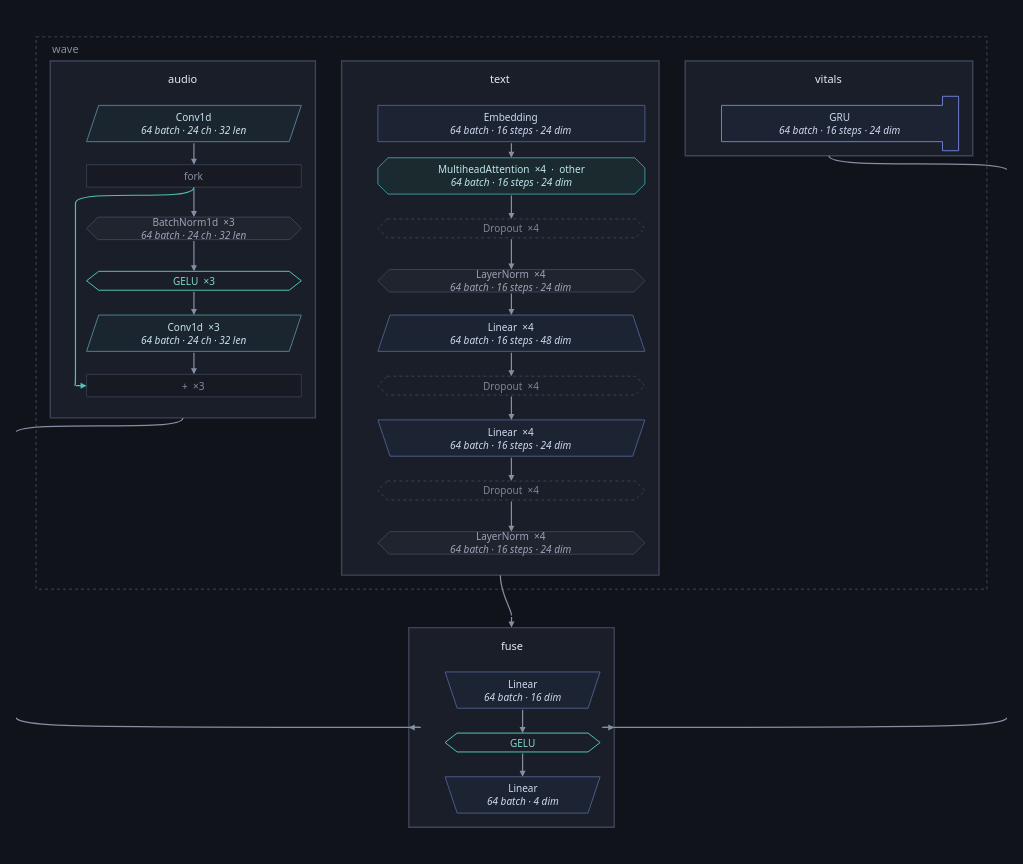

Source (notebook cell):
### Markdown cell above
### Opening a composite

A `TransformerEncoderLayer` is one box because read as its fourteen leaves it
is fourteen things. When the inside of one **is** the question, `depth=` opens
it — and `depth` counts composites opened rather than names, because that
layer sits three names deep inside a `TransformerEncoder` and asking for one
level of detail should not have to know that.

### Code cell
healthy.figure(inside=architecture(healthy, ONE, depth=1))

### Figure 1 — Plotly figure (JSON) as saved in the notebook; plotly's stock layout.template omitted (floating-point values rounded to 4 significant figures)
{"data": [{"hoverinfo": "text", "hovertext": ["<b>audio</b><br>class: Audio<br>device: cpu", "<b>text</b><br>class: Text<br>device: cpu", "<b>vitals</b><br>class: Vitals<br>device: cpu", "<b>fuse</b><br>class: Fuse<br>device: cpu"], "marker": {"opacity": 0, "size": 1}, "mode": "markers", "showlegend": false, "type": "scatter", "x": [145.5, 460.4, 786.4, 471.5], "y": [201.0, 279.0, 71.0, 685.0]}], "layout": {"annotations": [{"align": "left", "font": {"color": "#868ea3", "family": "system-ui, -apple-system, Segoe UI, Roboto, sans-serif", "size": 11}, "showarrow": false, "text": "wave", "x": 14.0, "xanchor": "left", "y": 12.0, "yanchor": "middle"}, {"align": "center", "font": {"color": "#e7e9ef", "family": "system-ui, -apple-system, Segoe UI, Roboto, sans-serif", "size": 11}, "showarrow": false, "text": "audio", "x": 145.5, "xanchor": "center", "y": 41.5, "yanchor": "middle"}, {"align": "center", "font": {"color": "#c7e3ec", "family": "system-ui, -apple-system, Segoe UI, Roboto, sans-serif", "size": 10}, "showarrow": false, "text": "Conv1d<br><i>64 batch · 24 ch · 32 len</i>", "x": 156.5, "xanchor": "center", "y": 86.0, "yanchor": "middle"}, {"align": "center", "font": {"color": "#868ea3", "family": "system-ui, -apple-system, Segoe UI, Roboto, sans-serif", "size": 10}, "showarrow": false, "text": "fork", "x": 156.5, "xanchor": "center", "y": 138.0, "yanchor": "middle"}, {"align": "center", "font": {"color": "#9aa3b8", "family": "system-ui, -apple-system, Segoe UI, Roboto, sans-serif", "size": 10}, "showarrow": false, "text": "BatchNorm1d  ×3<br><i>64 batch · 24 ch · 32 len</i>", "x": 156.5, "xanchor": "center", "y": 190.0, "yanchor": "middle"}, {"align": "center", "font": {"color": "#7fd8c9", "family": "system-ui, -apple-system, Segoe UI, Roboto, sans-serif", "size": 10}, "showarrow": false, "text": "GELU  ×3", "x": 156.5, "xanchor": "center", "y": 242.0, "yanchor": "middle"}, {"align": "center", "font": {"color": "#c7e3ec", "family": "system-ui, -apple-system, Segoe UI, Roboto, sans-serif", "size": 10}, "showarrow": false, "text": "Conv1d  ×3<br><i>64 batch · 24 ch · 32 len</i>", "x": 156.5, "xanchor": "center", "y": 294.0, "yanchor": "middle"}, {"align": "center", "font": {"color": "#868ea3", "family": "system-ui, -apple-system, Segoe UI, Roboto, sans-serif", "size": 10}, "showarrow": false, "text": "+  ×3", "x": 156.5, "xanchor": "center", "y": 346.0, "yanchor": "middle"}, {"align": "center", "font": {"color": "#e7e9ef", "family": "system-ui, -apple-system, Segoe UI, Roboto, sans-serif", "size": 11}, "showarrow": false, "text": "text", "x": 460.4, "xanchor": "center", "y": 41.5, "yanchor": "middle"}, {"align": "center", "font": {"color": "#cfd8ee", "family": "system-ui, -apple-system, Segoe UI, Roboto, sans-serif", "size": 10}, "showarrow": false, "text": "Embedding<br><i>64 batch · 16 steps · 24 dim</i>", "x": 471.4, "xanchor": "center", "y": 86.0, "yanchor": "middle"}, {"align": "center", "font": {"color": "#bfe6ee", "family": "system-ui, -apple-system, Segoe UI, Roboto, sans-serif", "size": 10}, "showarrow": false, "text": "MultiheadAttention  ×4  ·  other<br><i>64 batch · 16 steps · 24 dim</i>", "x": 471.4, "xanchor": "center", "y": 138.0, "yanchor": "middle"}, {"align": "center", "font": {"color": "#7c8496", "family": "system-ui, -apple-system, Segoe UI, Roboto, sans-serif", "size": 10}, "showarrow": false, "text": "Dropout  ×4", "x": 471.4, "xanchor": "center", "y": 190.0, "yanchor": "middle"}, {"align": "center", "font": {"color": "#9aa3b8", "family": "system-ui, -apple-system, Segoe UI, Roboto, sans-serif", "size": 10}, "showarrow": false, "text": "LayerNorm  ×4<br><i>64 batch · 16 steps · 24 dim</i>", "x": 471.4, "xanchor": "center", "y": 242.0, "yanchor": "middle"}, {"align": "center", "font": {"color": "#cfd8ee", "family": "system-ui, -apple-system, Segoe UI, Roboto, sans-serif", "size": 10}, "showarrow": false, "text": "Linear  ×4<br><i>64 batch · 16 steps · 48 dim</i>", "x": 471.4, "xanchor": "center", "y": 294.0, "yanchor": "middle"}, {"align": "center", "font": {"color": "#7c8496", "family": "system-ui, -apple-system, Segoe UI, Roboto, sans-serif", "size": 10}, "showarrow": false, "text": "Dropout  ×4", "x": 471.4, "xanchor": "center", "y": 346.0, "yanchor": "middle"}, {"align": "center", "font": {"color": "#cfd8ee", "family": "system-ui, -apple-system, Segoe UI, Roboto, sans-serif", "size": 10}, "showarrow": false, "text": "Linear  ×4<br><i>64 batch · 16 steps · 24 dim</i>", "x": 471.4, "xanchor": "center", "y": 398.0, "yanchor": "middle"}, {"align": "center", "font": {"color": "#7c8496", "family": "system-ui, -apple-system, Segoe UI, Roboto, sans-serif", "size": 10}, "showarrow": false, "text": "Dropout  ×4", "x": 471.4, "xanchor": "center", "y": 450.0, "yanchor": "middle"}, {"align": "center", "font": {"color": "#9aa3b8", "family": "system-ui, -apple-system, Segoe UI, Roboto, sans-serif", "size": 10}, "showarrow": false, "text": "LayerNorm  ×4<br><i>64 batch · 16 steps · 24 dim</i>", "x": 471.4, "xanchor": "center", "y": 502.0, "yanchor": "middle"}, {"align": "center", "font": {"color": "#e7e9ef", "family": "system-ui, -apple-system, Segoe UI, Roboto, sans-serif", "size": 11}, "showarrow": false, "text": "vitals", "x": 786.4, "xanchor": "center", "y": 41.5, "yanchor": "middle"}, {"align": "center", "font": {"color": "#cfd8ee", "family": "system-ui, -apple-system, Segoe UI, Roboto, sans-serif", "size": 10}, "showarrow": false, "text": "GRU<br><i>64 batch · 16 steps · 24 dim</i>", "x": 797.4, "xanchor": "center", "y": 86.0, "yanchor": "middle"}, {"align": "center", "font": {"color": "#e7e9ef", "family": "system-ui, -apple-system, Segoe UI, Roboto, sans-serif", "size": 11}, "showarrow": false, "text": "fuse", "x": 471.5, "xanchor": "center", "y": 603.5, "yanchor": "middle"}, {"align": "center", "font": {"color": "#cfd8ee", "family": "system-ui, -apple-system, Segoe UI, Roboto, sans-serif", "size": 10}, "showarrow": false, "text": "Linear<br><i>64 batch · 16 dim</i>", "x": 482.5, "xanchor": "center", "y": 648.0, "yanchor": "middle"}, {"align": "center", "font": {"color": "#7fd8c9", "family": "system-ui, -apple-system, Segoe UI, Roboto, sans-serif", "size": 10}, "showarrow": false, "text": "GELU", "x": 482.5, "xanchor": "center", "y": 700.0, "yanchor": "middle"}, {"align": "center", "font": {"color": "#cfd8ee", "family": "system-ui, -apple-system, Segoe UI, Roboto, sans-serif", "size": 10}, "showarrow": false, "text": "Linear<br><i>64 batch · 4 dim</i>", "x": 482.5, "xanchor": "center", "y": 752.0, "yanchor": "middle"}, {"arrowcolor": "#868ea3", "arrowhead": 2, "arrowsize": 1, "arrowwidth": 1.2, "ax": 156.5, "axref": "x", "ay": 149.2, "ayref": "y", "showarrow": true, "text": "", "x": 156.5, "xref": "x", "y": 178.8, "yref": "y"}, {"arrowcolor": "#868ea3", "arrowhead": 2, "arrowsize": 1, "arrowwidth": 1.2, "ax": 156.5, "axref": "x", "ay": 201.2, "ayref": "y", "showarrow": true, "text": "", "x": 156.5, "xref": "x", "y": 232.6, "yref": "y"}, {"arrowcolor": "#868ea3", "arrowhead": 2, "arrowsize": 1, "arrowwidth": 1.2, "ax": 156.5, "axref": "x", "ay": 251.4, "ayref": "y", "showarrow": true, "text": "", "x": 156.5, "xref": "x", "y": 276.0, "yref": "y"}, {"arrowcolor": "#4fc3b0", "arrowhead": 2, "arrowsize": 1, "arrowwidth": 1.2, "ax": 38.0, "axref": "x", "ay": 346.0, "ayref": "y", "showarrow": true, "text": "", "x": 50.0, "xref": "x", "y": 346.0, "yref": "y"}, {"arrowcolor": "#868ea3", "arrowhead": 2, "arrowsize": 1, "arrowwidth": 1.2, "ax": 156.5, "axref": "x", "ay": 312.0, "ayref": "y", "showarrow": true, "text": "", "x": 156.5, "xref": "x", "y": 334.8, "yref": "y"}, {"arrowcolor": "#868ea3", "arrowhead": 2, "arrowsize": 1, "arrowwidth": 1.2, "ax": 156.5, "axref": "x", "ay": 104.0, "ayref": "y", "showarrow": true, "text": "", "x": 156.5, "xref": "x", "y": 126.8, "yref": "y"}, {"arrowcolor": "#868ea3", "arrowhead": 2, "arrowsize": 1, "arrowwidth": 1.2, "ax": 471.4, "axref": "x", "ay": 104.0, "ayref": "y", "showarrow": true, "text": "", "x": 471.4, "xref": "x", "y": 120.0, "yref": "y"}, {"arrowcolor": "#868ea3", "arrowhead": 2, "arrowsize": 1, "arrowwidth": 1.2, "ax": 471.4, "axref": "x", "ay": 156.0, "ayref": "y", "showarrow": true, "text": "", "x": 471.4, "xref": "x", "y": 180.6, "yref": "y"}, {"arrowcolor": "#868ea3", "arrowhead": 2, "arrowsize": 1, "arrowwidth": 1.2, "ax": 471.4, "axref": "x", "ay": 199.4, "ayref": "y", "showarrow": true, "text": "", "x": 471.4, "xref": "x", "y": 230.8, "yref": "y"}, {"arrowcolor": "#868ea3", "arrowhead": 2, "arrowsize": 1, "arrowwidth": 1.2, "ax": 471.4, "axref": "x", "ay": 253.2, "ayref": "y", "showarrow": true, "text": "", "x": 471.4, "xref": "x", "y": 276.0, "yref": "y"}, {"arrowcolor": "#868ea3", "arrowhead": 2, "arrowsize": 1, "arrowwidth": 1.2, "ax": 471.4, "axref": "x", "ay": 312.0, "ayref": "y", "showarrow": true, "text": "", "x": 471.4, "xref": "x", "y": 336.6, "yref": "y"}, {"arrowcolor": "#868ea3", "arrowhead": 2, "arrowsize": 1, "arrowwidth": 1.2, "ax": 471.4, "axref": "x", "ay": 355.4, "ayref": "y", "showarrow": true, "text": "", "x": 471.4, "xref": "x", "y": 380.0, "yref": "y"}, {"arrowcolor": "#868ea3", "arrowhead": 2, "arrowsize": 1, "arrowwidth": 1.2, "ax": 471.4, "axref": "x", "ay": 416.0, "ayref": "y", "showarrow": true, "text": "", "x": 471.4, "xref": "x", "y": 440.6, "yref": "y"}, {"arrowcolor": "#868ea3", "arrowhead": 2, "arrowsize": 1, "arrowwidth": 1.2, "ax": 471.4, "axref": "x", "ay": 459.4, "ayref": "y", "showarrow": true, "text": "", "x": 471.4, "xref": "x", "y": 490.8, "yref": "y"}, {"arrowcolor": "#868ea3", "arrowhead": 2, "arrowsize": 1, "arrowwidth": 1.2, "ax": 482.5, "axref": "x", "ay": 666.0, "ayref": "y", "showarrow": true, "text": "", "x": 482.5, "xref": "x", "y": 690.6, "yref": "y"}, {"arrowcolor": "#868ea3", "arrowhead": 2, "arrowsize": 1, "arrowwidth": 1.2, "ax": 482.5, "axref": "x", "ay": 709.4, "ayref": "y", "showarrow": true, "text": "", "x": 482.5, "xref": "x", "y": 734.0, "yref": "y"}, {"arrowcolor": "#868ea3", "arrowhead": 2, "arrowsize": 1, "arrowwidth": 1.2, "ax": 381.6, "axref": "x", "ay": 685.0, "ayref": "y", "showarrow": true, "text": "", "x": 369.6, "xref": "x", "y": 685.0, "yref": "y"}, {"arrowcolor": "#868ea3", "arrowhead": 2, "arrowsize": 1, "arrowwidth": 1.2, "ax": 471.5, "axref": "x", "ay": 574.0, "ayref": "y", "showarrow": true, "text": "", "x": 471.5, "xref": "x", "y": 586.0, "yref": "y"}, {"arrowcolor": "#868ea3", "arrowhead": 2, "arrowsize": 1, "arrowwidth": 1.2, "ax": 561.4, "axref": "x", "ay": 685.0, "ayref": "y", "showarrow": true, "text": "", "x": 573.4, "xref": "x", "y": 685.0, "yref": "y"}], "font": {"color": "#e7e9ef", "family": "system-ui, -apple-system, Segoe UI, Roboto, sans-serif", "size": 12}, "height": 864.0, "hoverlabel": {"align": "left", "bgcolor": "#1a1e28", "bordercolor": "#2c3242", "font": {"color": "#e7e9ef", "family": "system-ui, -apple-system, Segoe UI, Roboto, sans-serif"}}, "legend": {"bgcolor": "rgba(0,0,0,0)", "font": {"color": "#868ea3"}, "orientation": "h", "x": 1, "xanchor": "right", "y": 1.02, "yanchor": "bottom"}, "margin": {"b": 16, "l": 16, "r": 16, "t": 16}, "paper_bgcolor": "#101319", "plot_bgcolor": "#101319", "shapes": [{"fillcolor": "rgba(0,0,0,0)", "layer": "below", "line": {"color": "#2c3242", "dash": "dot", "width": 1.6}, "type": "rect", "x0": 0.0, "x1": 943.0, "y0": 0.0, "y1": 548.0}, {"fillcolor": "#1a1e28", "layer": "below", "line": {"color": "#3d4459", "width": 1.4}, "type": "rect", "x0": 14.0, "x1": 277.0, "y0": 24.0, "y1": 378.0}, {"fillcolor": "#1b2530", "layer": "below", "line": {"color": "#4d7f8f", "width": 1.0}, "path": "M 62.0,68.0 L 263.0,68.0 L 251.0,104.0 L 50.0,104.0 Z", "type": "path", "xref": "x", "yref": "y"}, {"fillcolor": "#171a22", "layer": "below", "line": {"color": "#333a4b", "width": 1.0}, "path": "M 50.0,126.84 L 263.0,126.84 L 263.0,149.16 L 50.0,149.16 Z", "type": "path", "xref": "x", "yref": "y"}, {"fillcolor": "#20242e", "layer": "below", "line": {"color": "#3a4152", "width": 1.0}, "path": "M 61.16,178.84 L 251.84,178.84 L 263.0,190.0 L 251.84,201.16 L 61.16,201.16 L 50.0,190.0 Z", "type": "path", "xref": "x", "yref": "y"}, {"fillcolor": "rgba(0,0,0,0)", "layer": "below", "line": {"color": "#4fc3b0", "width": 1.0}, "path": "M 50.0,242.0 L 62.0,232.64 L 251.0,232.64 L 263.0,242.0 L 251.0,251.35999999999999 L 62.0,251.35999999999999 Z", "type": "path", "xref": "x", "yref": "y"}, {"fillcolor": "#1b2530", "layer": "below", "line": {"color": "#4d7f8f", "width": 1.0}, "path": "M 62.0,276.0 L 263.0,276.0 L 251.0,312.0 L 50.0,312.0 Z", "type": "path", "xref": "x", "yref": "y"}, {"fillcolor": "#171a22", "layer": "below", "line": {"color": "#333a4b", "width": 1.0}, "path": "M 50.0,334.84 L 263.0,334.84 L 263.0,357.15999999999997 L 50.0,357.15999999999997 Z", "type": "path", "xref": "x", "yref": "y"}, {"fillcolor": "#1a1e28", "layer": "below", "line": {"color": "#3d4459", "width": 1.4}, "type": "rect", "x0": 303.0, "x1": 617.8, "y0": 24.0, "y1": 534.0}, {"fillcolor": "#1c2333", "layer": "below", "line": {"color": "#4a5a86", "width": 1.0}, "path": "M 339.0,68.0 L 603.8,68.0 L 603.8,104.0 L 339.0,104.0 Z", "type": "path", "xref": "x", "yref": "y"}, {"fillcolor": "#1b2a2f", "layer": "below", "line": {"color": "#3f8f9d", "width": 1.0}, "path": "M 349.0,120.0 L 593.8,120.0 L 603.8,130.0 L 603.8,146.0 L 593.8,156.0 L 349.0,156.0 L 339.0,146.0 L 339.0,130.0 Z", "type": "path", "xref": "x", "yref": "y"}, {"fillcolor": "rgba(0,0,0,0)", "layer": "below", "line": {"color": "#3a4152", "dash": "dot", "width": 1.0}, "path": "M 348.36,180.64 L 594.4399999999999,180.64 L 603.8,190.0 L 594.4399999999999,199.35999999999999 L 348.36,199.35999999999999 L 339.0,190.0 Z", "type": "path", "xref": "x", "yref": "y"}, {"fillcolor": "#20242e", "layer": "below", "line": {"color": "#3a4152", "width": 1.0}, "path": "M 350.16,230.84 L 592.64,230.84 L 603.8,242.0 L 592.64,253.16 L 350.16,253.16 L 339.0,242.0 Z", "type": "path", "xref": "x", "yref": "y"}, {"fillcolor": "#1c2333", "layer": "below", "line": {"color": "#4a5a86", "width": 1.0}, "path": "M 351.0,276.0 L 591.8,276.0 L 603.8,312.0 L 339.0,312.0 Z", "type": "path", "xref": "x", "yref": "y"}, {"fillcolor": "rgba(0,0,0,0)", "layer": "below", "line": {"color": "#3a4152", "dash": "dot", "width": 1.0}, "path": "M 348.36,336.64 L 594.4399999999999,336.64 L 603.8,346.0 L 594.4399999999999,355.36 L 348.36,355.36 L 339.0,346.0 Z", "type": "path", "xref": "x", "yref": "y"}, {"fillcolor": "#1c2333", "layer": "below", "line": {"color": "#4a5a86", "width": 1.0}, "path": "M 339.0,380.0 L 603.8,380.0 L 591.8,416.0 L 351.0,416.0 Z", "type": "path", "xref": "x", "yref": "y"}, {"fillcolor": "rgba(0,0,0,0)", "layer": "below", "line": {"color": "#3a4152", "dash": "dot", "width": 1.0}, "path": "M 348.36,440.64 L 594.4399999999999,440.64 L 603.8,450.0 L 594.4399999999999,459.36 L 348.36,459.36 L 339.0,450.0 Z", "type": "path", "xref": "x", "yref": "y"}, {"fillcolor": "#20242e", "layer": "below", "line": {"color": "#3a4152", "width": 1.0}, "path": "M 350.16,490.84 L 592.64,490.84 L 603.8,502.0 L 592.64,513.16 L 350.16,513.16 L 339.0,502.0 Z", "type": "path", "xref": "x", "yref": "y"}, {"fillcolor": "#1a1e28", "layer": "below", "line": {"color": "#3d4459", "width": 1.4}, "type": "rect", "x0": 643.8, "x1": 929.0, "y0": 24.0, "y1": 118.0}, {"fillcolor": "#1c2333", "layer": "below", "line": {"color": "#6f7bd1", "width": 1.0}, "path": "M 679.8,68.0 L 899.0,68.0 L 899.0,59.0 L 915.0,59.0 L 915.0,113.0 L 899.0,113.0 L 899.0,104.0 L 679.8,104.0 Z", "type": "path", "xref": "x", "yref": "y"}, {"fillcolor": "#1a1e28", "layer": "below", "line": {"color": "#3d4459", "width": 1.4}, "type": "rect", "x0": 369.6, "x1": 573.4, "y0": 586.0, "y1": 784.0}, {"fillcolor": "#1c2333", "layer": "below", "line": {"color": "#4a5a86", "width": 1.0}, "path": "M 405.6,630.0 L 559.4000000000001,630.0 L 547.4000000000001,666.0 L 417.6,666.0 Z", "type": "path", "xref": "x", "yref": "y"}, {"fillcolor": "rgba(0,0,0,0)", "layer": "below", "line": {"color": "#4fc3b0", "width": 1.0}, "path": "M 405.6,700.0 L 417.6,690.64 L 547.4000000000001,690.64 L 559.4000000000001,700.0 L 547.4000000000001,709.36 L 417.6,709.36 Z", "type": "path", "xref": "x", "yref": "y"}, {"fillcolor": "#1c2333", "layer": "below", "line": {"color": "#4a5a86", "width": 1.0}, "path": "M 405.6,734.0 L 559.4000000000001,734.0 L 547.4000000000001,770.0 L 417.6,770.0 Z", "type": "path", "xref": "x", "yref": "y"}, {"layer": "below", "line": {"color": "#4fc3b0", "width": 1.2}, "path": "M 156.5,149.16 C 156.5,165.16 39.0,149.16 39.0,165.16 L 39.0,330.0 C 39.0,346.0 39.0,346.0 38.0,346.0", "type": "path", "xref": "x", "yref": "y"}, {"layer": "below", "line": {"color": "#868ea3", "width": 1.2}, "path": "M 145.5,378.0 C 145.5,394.0 -22.0,378.0 -22.0,394.0 L -22.0,669.0 C -22.0,685.0 -22.0,685.0 381.6,685.0", "type": "path", "xref": "x", "yref": "y"}, {"layer": "below", "line": {"color": "#868ea3", "width": 1.2}, "path": "M 460.4,534.0 C 460.4,552.2 471.5,567.8 471.5,574.0", "type": "path", "xref": "x", "yref": "y"}, {"layer": "below", "line": {"color": "#868ea3", "width": 1.2}, "path": "M 786.4,118.0 C 786.4,134.0 965.0,118.0 965.0,134.0 L 965.0,669.0 C 965.0,685.0 965.0,685.0 561.4000000000001,685.0", "type": "path", "xref": "x", "yref": "y"}], "width": 1023.0, "xaxis": {"range": [-20, 963.0], "visible": false}, "yaxis": {"range": [804.0, -20], "scaleanchor": "x", "visible": false}}}
